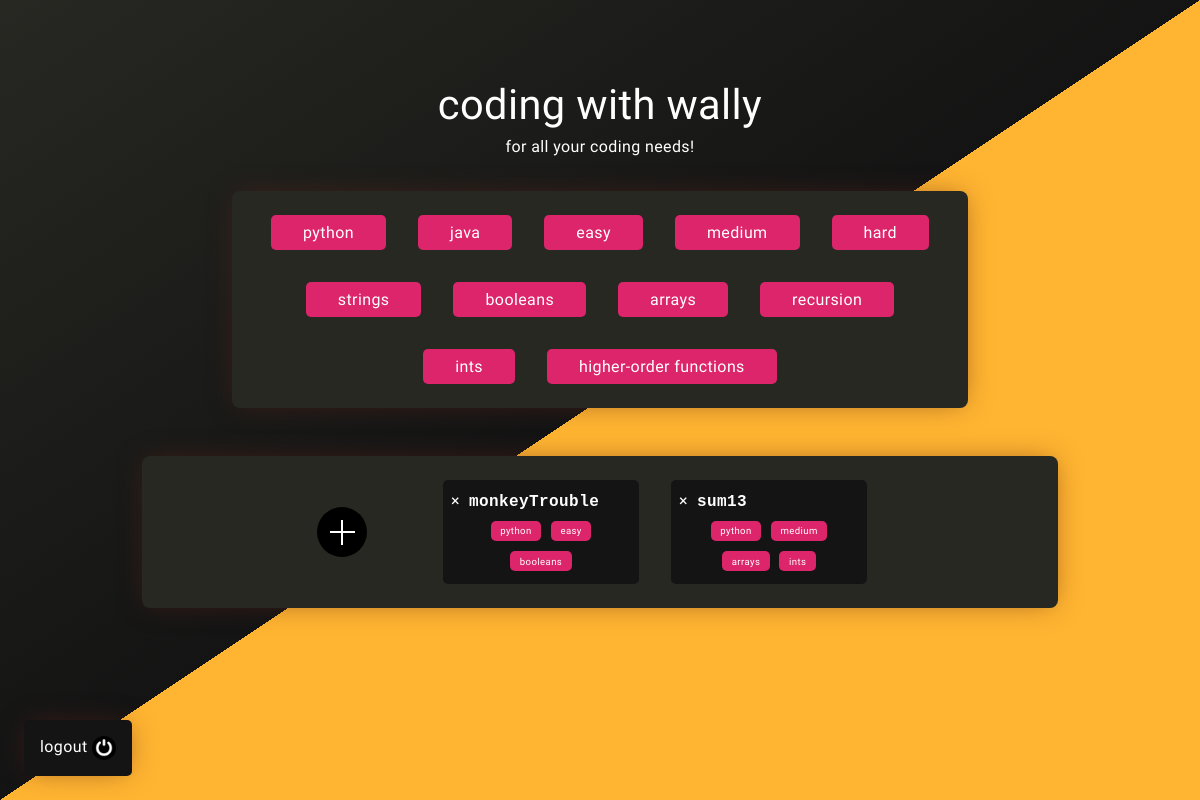
Screenshot of / (signed in) with the database file from the repository.
### model.py (models this page shows, shortened)
class Problem(db.Model):
    __table_args__ = {'extend_existing': True}
    func_name = db.Column("func_name", db.String(50), primary_key=True)
    func_call = db.Column(db.String(70), nullable=False)
    function = db.Column(db.String, nullable=False)
    author = db.Column(db.String(40))
    desc = db.Column(db.String, nullable=False)
    tags = db.Column(db.String, nullable=False)
    testCaseInputs = db.Column(db.String, nullable=False)
    testCaseOutputs = db.Column(db.String, nullable=False)
    testInputs = db.Column(db.String)
    testOutputs = db.Column(db.String)
    buggy_function = db.Column(db.String)

### routes.py (the view)
@ wally.route('/', methods=["POST", "GET"])
def index():
    loadPage()
    if "user" not in session:
        return redirect(url_for('wally.login'))
    else:
        return render_template('index.html', problems=probDict, tagList=tagList, admin=session["isAdmin"])

### routes.py (called while the page is built)
def initDict():  # adds all problems currently in database to the dictionary probDict
    global probDict
    probs = Problem.query.all()
    for prob in probs:
        if prob.func_name not in probDict:
            addToDict(prob)

def loadPage(currentProblem = False):
    global problem
    global contents
    global probDict
    initDict()
    if currentProblem == False:
        problem = ""
        contents = ""
    else:
        if currentProblem in probDict:
            problem = currentProblem
            contents = probDict[currentProblem]
        else:
            redirect(url_for("wally.index"))

### templates/index.html (shortened to what this page needs)
{% extends "root.html" %}
{% block css %}
<link rel="stylesheet" href="{{url_for('static', filename = 'css/index.css') }}">
{% endblock %}
{% block body %}
    <h1 class="animate fadeInDown one">CODING WITH WALLY</h1>
    <p class="animate fadeInDown one" style="width: 80%; margin: auto;">for all your coding needs!</p>
    <div id="tags" class="blackbox animate fadeInDown one">
        {% for tag in tagList %}
        <div class="tag hvr-grow" style="background-color: rgb(220, 37, 106);">{{tag}}</div>
        {% endfor %}
    </div>
    <div id="flex" class="blackbox animate fadeInDown one">
        {% if admin == 1 %}
        <div class="plus" id="plus">
        </div>
        {% endif %}
        {% for key, value in problems.items() %}
        <a class="flexchild">
            {% if admin == 1 %}
            <span class="x">&times;</span>
            {% endif %}
            <h4 style="display: inline-block;">{{key}}</h4>
            <div class="tagsSmallFlex">
                {% for tag in problems[key]['tags'] %}
                <div data-value="{{tag}}" class="tagsSmall">{{tag}}</div>
                {% endfor %}
            </div>
        </a>
        {% endfor %}
    </div>
    <a href="/logout" id="logoutBtn" class="hvr-overline-from-center"> logout
        <img src="{{url_for('static', filename = 'assets/power.png') }}" id="logoutIcon"></img>
    </a>
{% endblock %}

### templates/root.html (shortened to what this page needs)
<!DOCTYPE html>
<html lang="en">
<head>
    <link rel="stylesheet" href="{{url_for('static', filename = 'css/root.css') }}">
    <link rel="stylesheet" href="{{url_for('static', filename = 'css/animation.css') }}">
    {% block css %}
    {% endblock %}
</head>
<body class = "noselect">
    {% block body %}
    {% endblock %}
</body>
</html>

### static/css/root.css (style rules this page uses)
:root { --darkBlack: rgb(20, 20, 20); --darkGray: rgb(39, 40, 34); --marigold: rgb(255, 181, 49); --pink: rgb(220, 37, 106); }
html, body { font-family: "Roboto", sans-serif; letter-spacing: 0.025em; height: 100%; width: 100%; background: linear-gradient(to bottom right, var(--darkGray) 0%, var(--darkBlack) 50%, rgb(255, 181, 49) 50%, rgb(255, 181, 49) 100%); color: white; text-align: center; margin: 0; overflow-x: hidden; overflow-y: hidden; position: fixed; z-index: -10; }
h1 { font-family: 'Roboto', sans-serif; font-weight: normal; font-size: 2.6em; text-transform: lowercase; }
h4 { font-family: 'Courier New', monospace; margin: 0.3em; }
.blackbox { background-color: var(--darkGray); padding: 0.5em; border-radius: 8px; box-shadow: 0px 0px 28px -6px rgb(98 34 23 / 61%); margin: auto; }
.noselect { -webkit-touch-callout: none; -webkit-user-select: none; -khtml-user-select: none; -moz-user-select: none; -ms-user-select: none; user-select: none; }

### static/css/animation.css (style rules this page uses)
.hvr-grow { display: inline-block; vertical-align: middle; transform: translateZ(0); box-shadow: 0 0 1px rgba(0, 0, 0, 0); backface-visibility: hidden; -moz-osx-font-smoothing: grayscale; transition-duration: 0.3s; transition-property: transform; }
.animate { -webkit-animation-duration: 0.5s; animation-duration: 0.5s; -webkit-animation-fill-mode: both; animation-fill-mode: both; }
.one { -webkit-animation-delay: 0.01s; -moz-animation-delay: 0.01s; animation-delay: 0.01s; }
.fadeInDown { -webkit-animation-name: fadeInDown; animation-name: fadeInDown; }
.hvr-overline-from-center { display: inline-block; vertical-align: middle; -webkit-transform: perspective(1px) translateZ(0); transform: perspective(1px) translateZ(0); box-shadow: 0 0 1px rgba(0, 0, 0, 0); position: relative; overflow: hidden; }
.hvr-overline-from-center:before { content: ""; position: absolute; z-index: -1; left: 51%; right: 51%; top: 0; background: rgb(255, 181, 49); height: 4px; -webkit-transition-property: left, right; transition-property: left, right; -webkit-transition-duration: 0.3s; transition-duration: 0.3s; -webkit-transition-timing-function: ease-out; transition-timing-function: ease-out; }

### static/css/index.css (style rules this page uses)
html, body { overflow-y: auto; }
h1 { margin-top: 10vh; margin-bottom: 1vh; }
#tags { display: flex; align-items: center; justify-content: center; flex-wrap: wrap; width: 60%; margin: 2.2em auto; }
.tag { display: inline-block; background-color: rgb(220, 37, 106); margin: 1em; padding: 0.5em 2em; border-radius: 5px; }
#flex { align-items: center; justify-content: center; display: flex; flex-wrap: wrap; max-width: 75%; margin: 3em auto; }
.flexchild { flex: 0 0 20%; display: inline-block; background-color: var(--darkBlack); margin: 1em; padding: 0.5em; border-radius: 5px; text-align: left; transition: background-color 0.2s ease-in; }
a:-webkit-any-link { color: white; text-decoration: none; }
.tagsSmallFlex { align-items: center; justify-content: center; display: flex; flex-wrap: wrap; }
.tagsSmall { font-size: 0.6em; display: inline-block; background-color: #dc256a; margin: 0.5em; padding: 0.5em 1em; border-radius: 5px; }
.plus { display:inline-block; width:50px; height:50px; margin-right: 5vw; background: linear-gradient(#fff,#fff), linear-gradient(#fff,#fff), #000; background-position:center; background-size: 50% 2px,2px 50%; background-repeat:no-repeat; border-radius: 50%; }
#logoutBtn { box-shadow: 0px 0px 28px -6px rgba(98, 34, 23, 0.61); background-color: rgb(20, 20, 20); position: fixed; left: 3vh; bottom: 3vh; padding: 1em; border-radius: 5px; vertical-align: middle; }
#logoutIcon { vertical-align: middle; height: 3vh; width: 3vh; display: inline-block; }

### rows the page displays
Problem: func_name "monkeyTrouble", tag "python" "easy" "booleans"
Problem: func_name "sum13", tag "python" "medium" "arrays" "ints"

### other values shown
{{ tag }} "python" "java" "easy" "medium" "hard" "strings" "booleans" "arrays" "recursion" "ints" "higher-order functions"
